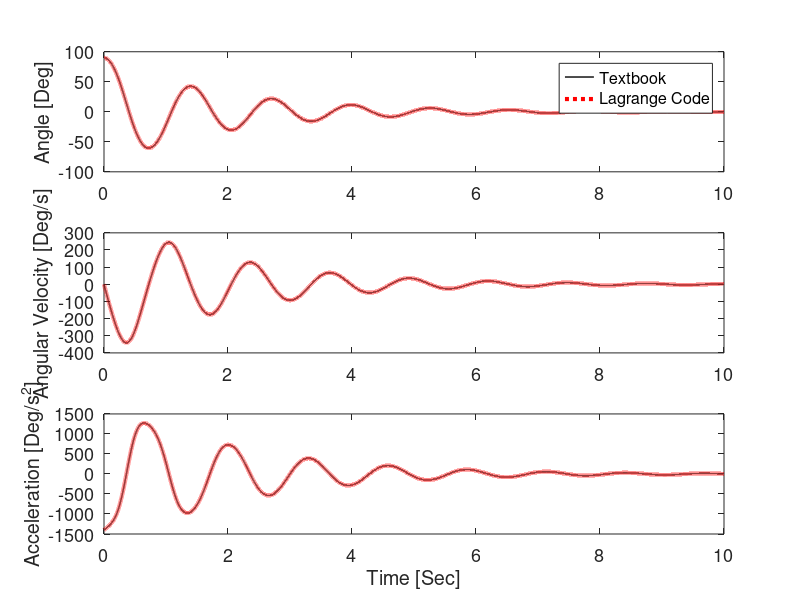
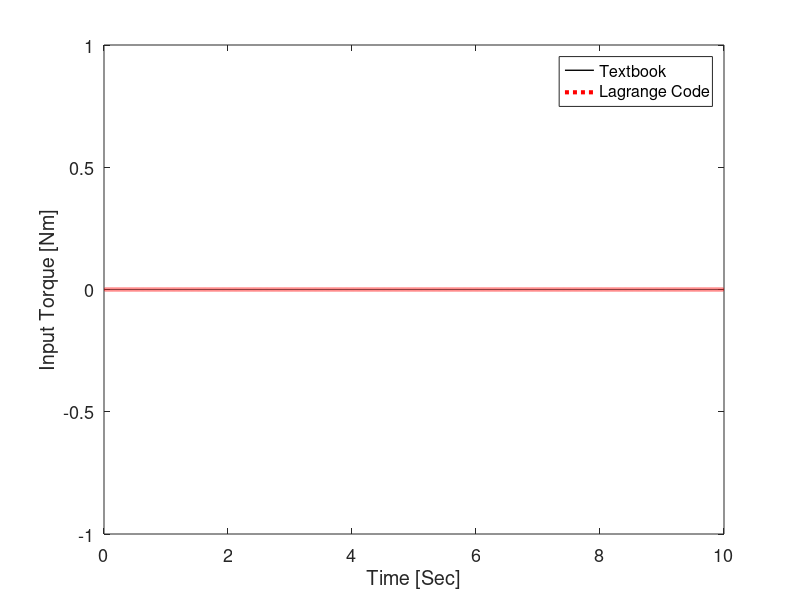
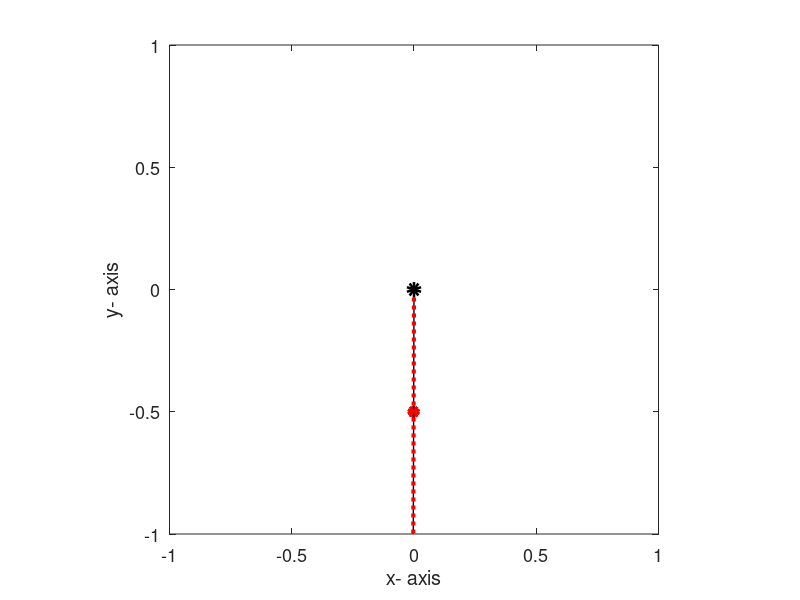

These figures' MATLAB source, in order:
% This code is programmed by Sung Yul Shin (syshin0228@utexas.edu) for Robotics Modeling and Control course by Dr. James Sulzer from University of Texas at Austin 
clc
clear all
close all

% Simulate Dynamics of a Single-Link Manipulator from textbook (page 241)
% and Euler-Lagrange code and validate by comparing between two methods

% Angle coversion
deg2rad = pi/180;
rad2deg = 180/pi;

% Sampling rate info
Hz = 10000;
dt = 1/Hz;

m = 10;             % Mass
Jm = 1;             % Inertia of motor
Jl = 1;             % Inertia of load
Bm = 1;             % Motor Damping
Bl = 1;             % Load Damping
r = 1;              % Gear ratio
J = r^2*Jm + Jl;    % Inertia of motor and link using th_m = r*th_l
g = 9.81;           % Gravity acceleration
B = r*Bm + Bl;      % Motor + Load damping 
Lc = 0.5;           % Length to CoM from origin
L = 1;              % Link length

% Simulation time
t0 = 0.0;               % Initial time
tf = 10.0;              % Final time
time = [t0:1:tf*Hz]*dt; % Time

% Input torque parameters
A = 0;
w = 2*pi;
offset = 0.0;

% Simulation with Dynamic equations of motion from Textbook (Page 241)
% Initialization
th = pi/2;
dth = 0;
ddth = 0;
for i = 1:1:length(time)
    t = time(i);
    u = A*sin(w*t)+offset;                      % Input torque
    ddth = (1/J)*(u -B*dth -m*g*Lc*sin(th));    % Dynamic equations of motion
    
    % Numerical integration
    dth = dth + ddth*dt;
    th = th + dth*dt;

    ddth_out(i) = ddth;
    dth_out(i) = dth;
    th_out(i) = th;
    u_out(i) = u;
    
end

figure(1)
set(gcf,'position',[0 10 600 700])
subplot(3,1,1)
h1 = plot(time, th_out*rad2deg,'k','linewidth',1);
hold on
ylabel('Angle [Deg]')
set(gca,'fontsize',13)
subplot(3,1,2)
plot(time, dth_out*rad2deg,'k','linewidth',1)
hold on
ylabel('Angular Velocity [Deg/s]')
set(gca,'fontsize',13)
subplot(3,1,3)
plot(time, ddth_out*rad2deg,'k','linewidth',1)
hold on
ylabel('Acceleration [Deg/s^2]')
xlabel('Time [Sec]')
set(gca,'fontsize',13)

figure(2)
h10 = plot(time, u_out,'k','linewidth',1);
hold on
ylabel('Input Torque [Nm]')
xlabel('Time [Sec]')
set(gca,'fontsize',13)

% Simulation with Dynamic equations of motion from Euler-Lagrange code
% Initialization
th = pi/2;
dth = 0;
ddth = 0;
for i = 1:1:length(time)
    t = time(i);
    
    q = th;
    dq = dth;
    
    u = A*sin(w*t)+offset;                      % Input torque
    ddth = -(B*dq - u + Lc*g*m*sin(q))/J;       % Dynamic equations of motion
    
    % Numerical integration
    dth = dth + ddth*dt;
    th = th + dth*dt;

    ddth_L_out(i) = ddth;
    dth_L_out(i) = dth;
    th_L_out(i) = th;
    u_L_out(i) = u;
    
end

figure(1)
set(gcf,'position',[0 10 600 700])
subplot(3,1,1)
h2 = plot(time, th_L_out*rad2deg,'r:','linewidth',3);
ylabel('Angle [Deg]')
legend([h1, h2],'Textbook', 'Lagrange Code')
set(gca,'fontsize',13)
subplot(3,1,2)
plot(time, dth_L_out*rad2deg,'r:','linewidth',3)
ylabel('Angular Velocity [Deg/s]')
set(gca,'fontsize',13)
subplot(3,1,3)
plot(time, ddth_L_out*rad2deg,'r:','linewidth',3)
ylabel('Acceleration [Deg/s^2]')
xlabel('Time [Sec]')
set(gca,'fontsize',13)

figure(2)
h11 = plot(time, u_L_out,'r:','linewidth',3);
ylabel('Input Torque [Nm]')
xlabel('Time [Sec]')
set(gca,'fontsize',13)
legend([h10, h11],'Textbook', 'Lagrange Code')


% Visualize Simulation
step = 500;
origin = [0 0]';
for i = 1:step:length(time)
    
    % Textbook
    Px = L*sin(th_out(i));
    Py = -L*cos(th_out(i));
    Px_com = Lc*sin(th_out(i));
    Py_com = -Lc*cos(th_out(i));
    
    % Lagrange 
    Px_L = L*sin(th_L_out(i));
    Py_L = -L*cos(th_L_out(i));
    Px_L_com = Lc*sin(th_L_out(i));
    Py_L_com = -Lc*cos(th_L_out(i));
    
    figure(100)    
    plot(Px_com,Py_com,'ok','linewidth',3)
    hold on
    plot(Px_L_com,Py_L_com,'or','linewidth',3)
    line([origin(1) Px],[origin(2) Py], 'color', 'k', 'linewidth', 1)
    line([origin(1) Px_L],[origin(2) Py_L], 'color', 'r', 'linewidth', 3, 'linestyle',':')
    plot(origin(1),origin(2),'ok','linewidth',5)
    axis equal
    axis([-1 1 -1 1])
    xlabel('x- axis')
    ylabel('y- axis')
    set(gca,'fontsize',13)
    pause(0.001)
    hold off
end
